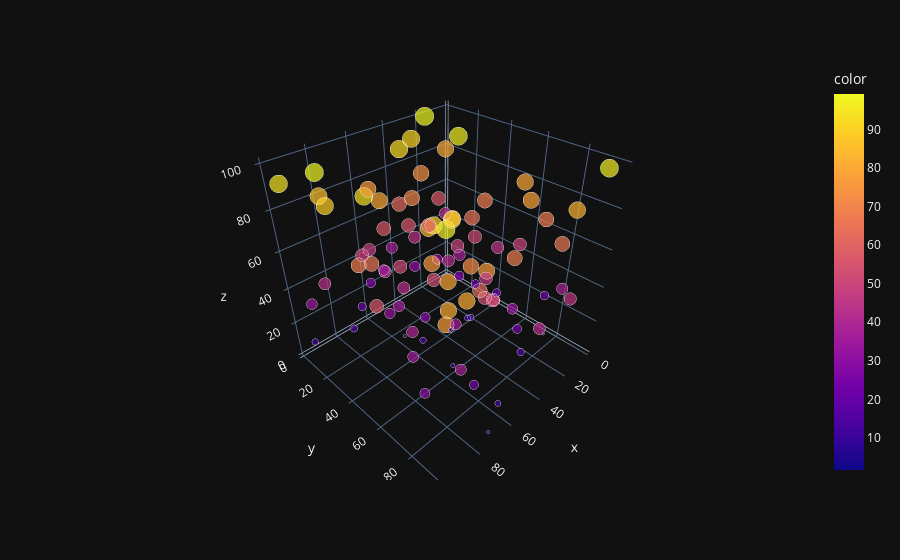

Notebook cell for this chart:
### Code cell
x=np.random.randint(1,100,100)
y=np.random.randint(1,100,100)
z=np.random.uniform(1,100,100)
px.scatter_3d(x=x,y=y,z=z,color=z,size=z,size_max=18,template='plotly_dark')
